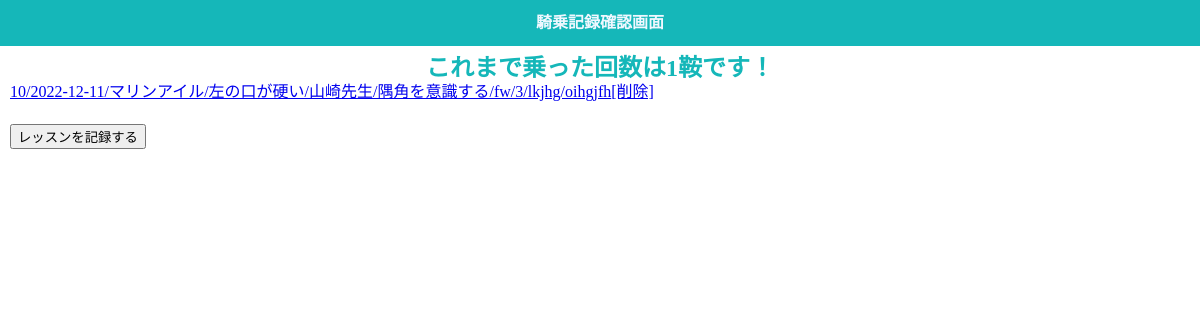
The page /select.php on the database as committed earlier.
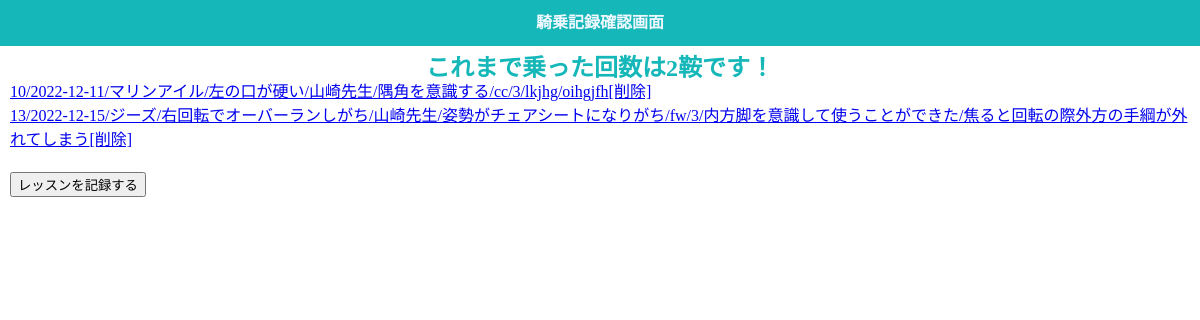
The same page on the database as committed later.
### tables this page shows
CREATE TABLE `gs_bm_table` (
  `id` int(12) NOT NULL,
  `ride_day` date NOT NULL,
  `activity` varchar(12) NOT NULL,
  `instructor` varchar(64) NOT NULL,
  `advice` text NOT NULL,
  `horse` varchar(64) NOT NULL,
  `horse_habit` text NOT NULL,
  `rating` int(1) NOT NULL,
  `good` text NOT NULL,
  `improvements` text NOT NULL,
  `date` datetime NOT NULL
);

### funcs.php (called while the page is built, shortened)
<?php
function h($str)
{
    return htmlspecialchars($str, ENT_QUOTES, 'UTF-8');
}

### count.php (the view, shortened to what this page needs)
<?php
require_once('funcs.php');
$pdo = db_conn();
$stmt = $pdo->prepare("SELECT * FROM gs_bm_table;");
$status = $stmt->execute();
$view="";
$count="";
if ($status==false) {
  $error = $stmt->errorInfo();
  exit("ErrorQuery:".$error[2]);
}else{
  while( $result = $stmt->fetch(PDO::FETCH_ASSOC)){
    $view .= '<p>';
       $view .= '<a href="detail.php?id=' . h($result['id']) . '">';
       $view .= h($result['id'])
    . '/' . h($result['ride_day'])
    . '/' . h($result['horse'])
    . '/' . h($result['horse_habit'])
    . '/' . h($result['instructor'])
    . '/' . h($result['advice'])
    . '/' . h($result['activity'])
    . '/' . h($result['rating'])
    . '/' . h($result['good'])
    . '/' . h($result['improvements']);
    $view .= '</a>';
    $view .= '<a href="delete.php?id=' .h($result['id']). '">';
    $view .= '[削除]';
    $view .= '</a>';
    $view .= '</p>';
  }
}
?>

### select.php (shortened to what this page needs)
<!DOCTYPE html>
<html lang="ja">
<head>
    <link rel="stylesheet" href="css/reset.css">
    <link rel="stylesheet" href="css/style.css">
    <?php require_once('./count.php'); ?>
</head>
<body>
 <header class="header">
      <h1>騎乗記録確認画面</h1>
 </header>
<main>
  <div class="count_all">
      <?php
        echo "これまで乗った回数は" . $count . "鞍です！";
      ?>
  </div>
  <div>
      <div class="container jumbotron"><?= $view ?></div>
  </div>
  <div style="margin-top: 20px;">
        <a href="index.php"><button>レッスンを記録する</button></a>
   </div>
</main>
</body>
</html>

### css/style.css (style rules this page uses)
.header { background-color: #15B7B9; color:aliceblue; text-align: center; font-weight: bold; padding: 15px }
main { padding:10px; line-height: 1.5rem; }
.count_all { text-align: center; color: #15B7B9; font-weight: bold; font-size: 1.5rem; }

Rows that differ between the two databases and show on the page:
changed gs_bm_table (number 1 of 2 on the later page): value "10/2022-12-11/マリンアイル/左の口が硬い/山崎先生/隅角を意識する/fw/3/lkjhg/oihgjfh [削除]" → "10/2022-12-11/マリンアイル/左の口が硬い/山崎先生/隅角を意識する/cc/3/lkjhg/oihgjfh [削除]"
added gs_bm_table: value "13/2022-12-15/ジーズ/右回転でオーバーランしがち/山崎先生/姿勢がチェアシートになりがち/fw/3/内方脚を意識して使うことができた/焦ると回転の際外方の手綱が外れてしまう [削除]"
Other text that changed with them:
$count: "1" → "2"
